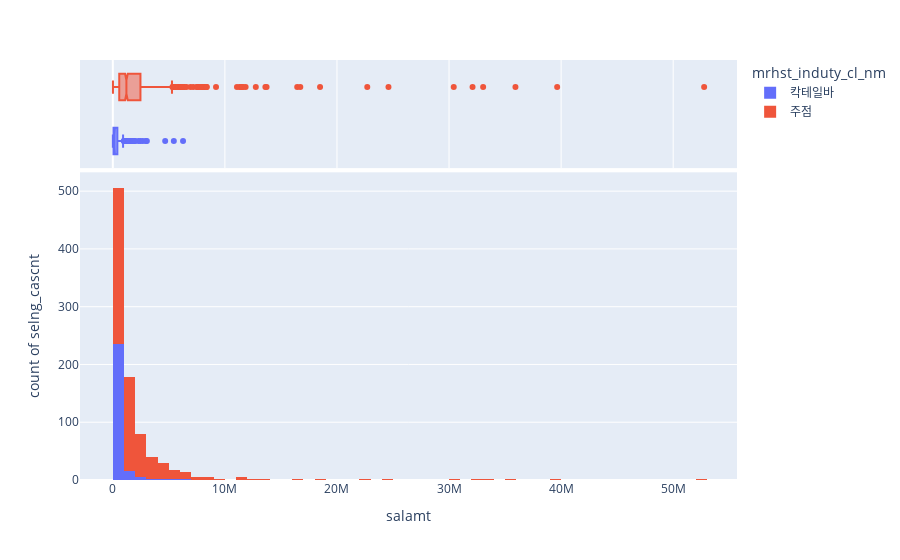

The cell this chart's notebook holds for it:
### Code cell
fig = px.histogram(traces_all, 
                   x=target_bincol, 
                   y="selng_cascnt", 
                   color=target_kindcol,
                   marginal="box", # or violin, rug
#                    hover_data=traces_all.columns
                  )
fig.show()

### Figure 1 — Plotly figure (JSON) as saved in the notebook; plotly's stock layout.template omitted (floating-point values rounded to 4 significant figures; data arrays with more than 128 entries replaced by an {"elided": "..."} marker saying what was removed)
{"data": [{"alignmentgroup": "True", "bingroup": "x", "hoverlabel": {"namelength": 0}, "hovertemplate": "mrhst_induty_cl_nm=칵테일바<br>salamt=%{x}<br>count of selng_cascnt=%{y}", "legendgroup": "칵테일바", "marker": {"color": "#636efa"}, "name": "칵테일바", "offsetgroup": "칵테일바", "orientation": "v", "showlegend": true, "type": "histogram", "x": {"elided": "260 int values"}, "xaxis": "x", "y": {"elided": "260 int values"}, "yaxis": "y"}, {"alignmentgroup": "True", "hoverlabel": {"namelength": 0}, "hovertemplate": "mrhst_induty_cl_nm=칵테일바<br>salamt=%{x}", "legendgroup": "칵테일바", "marker": {"color": "#636efa"}, "name": "칵테일바", "notched": true, "offsetgroup": "칵테일바", "showlegend": false, "type": "box", "x": {"elided": "260 int values"}, "xaxis": "x2", "yaxis": "y2"}, {"alignmentgroup": "True", "bingroup": "x", "hoverlabel": {"namelength": 0}, "hovertemplate": "mrhst_induty_cl_nm=주점<br>salamt=%{x}<br>count of selng_cascnt=%{y}", "legendgroup": "주점", "marker": {"color": "#EF553B"}, "name": "주점", "offsetgroup": "주점", "orientation": "v", "showlegend": true, "type": "histogram", "x": {"elided": "635 int values"}, "xaxis": "x", "y": {"elided": "635 int values"}, "yaxis": "y"}, {"alignmentgroup": "True", "hoverlabel": {"namelength": 0}, "hovertemplate": "mrhst_induty_cl_nm=주점<br>salamt=%{x}", "legendgroup": "주점", "marker": {"color": "#EF553B"}, "name": "주점", "notched": true, "offsetgroup": "주점", "showlegend": false, "type": "box", "x": {"elided": "635 int values"}, "xaxis": "x2", "yaxis": "y2"}], "layout": {"barmode": "relative", "legend": {"title": {"text": "mrhst_induty_cl_nm"}, "tracegroupgap": 0}, "margin": {"t": 60}, "xaxis": {"anchor": "y", "domain": [0, 1], "title": {"text": "salamt"}}, "xaxis2": {"anchor": "y2", "domain": [0, 1], "matches": "x", "showgrid": true, "showticklabels": false}, "yaxis": {"anchor": "x", "domain": [0, 0.7326], "title": {"text": "count of selng_cascnt"}}, "yaxis2": {"anchor": "x2", "domain": [0.7426, 1], "matches": "y2", "showgrid": false, "showline": false, "showticklabels": false, "ticks": ""}}}
